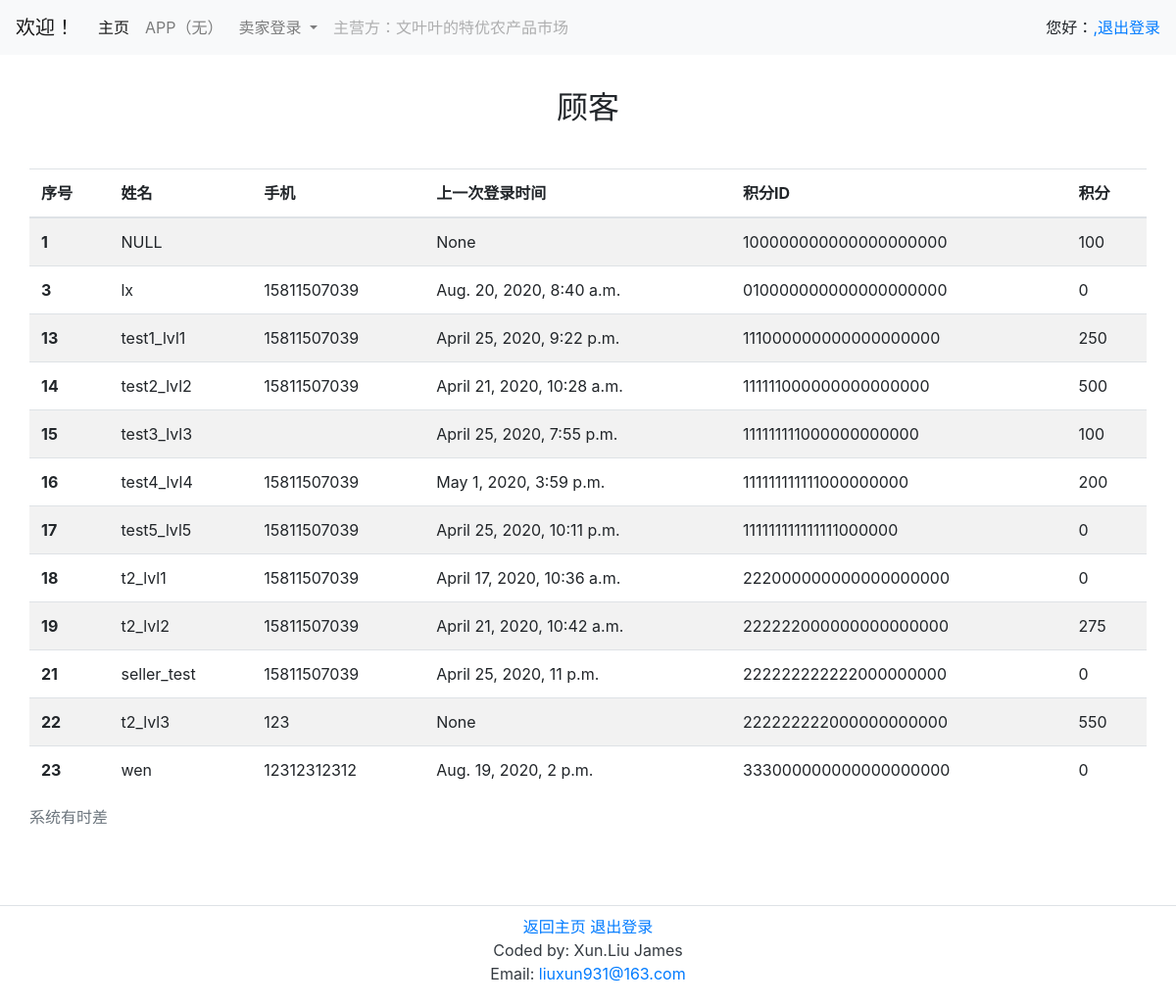
The app's page /User/ (signed in) with its own data.
### User/models.py (models this page shows, shortened)
class EndUser(User):
    mp = models.CharField(max_length=11, blank = True, verbose_name='手机')
    id_number = models.CharField(max_length=18, blank = True, verbose_name='身份证号')
    wechat = models.CharField(max_length=11, blank = True, verbose_name='微信')
    score_id = models.CharField(max_length=21, unique = True, verbose_name='积分ID')
    score = models.PositiveIntegerField(default = 0, verbose_name='积分')
    is_seller = models.BooleanField(default = False, verbose_name='是卖家')
    is_staffuser = models.BooleanField(default = False, verbose_name='是管理者')

### User/views.py (the view)
# urls.py: path(r'', views.UserList.as_view(), name = 'userlist'),
class UserList(MyPermRequireMixin, TemplateView, ):
    permission_required = ('User.view_enduser', )
    template_name = 'User/user_list.html'
    def get_context_data(self, **kwargs):
        context = super().get_context_data(**kwargs)
        context['user'] = EndUser.objects.order_by('pk')[:20]
        return context

### templates/User/user_list.html
{% extends "base.html" %}
{% block userlist %}
<div class="container">
<div class="row">
<div class="col-md-4"></div>
<div class="col-md-4">
<div class ="text-center" style="padding-bottom:10%;padding-top:10%;">
    <h2>顾客</h2>
    </div>
    </div>
    </div>
    </div>
    <table class="table table-striped table-hover" >
    <caption>系统有时差</caption>
  <thead>
    <tr>
      <th scope="col">序号</th>
      <th scope="col">姓名</th>
      <th scope="col">手机</th>
      <th scope="col">上一次登录时间</th>
      <th scope="col">积分ID</th>
      <th scope="col">积分</th>
    </tr>
  </thead>
  <tbody>
  {% for c in user %}
    <tr>
      <th scope="row">{{ c.id }} </th>
      <td> {{ c.username }}</td>
      <td> {{ c.mp }} </td>
      <td>{{ c.last_login }}</td>
      <td>{{ c.score_id }}</td>
      <td>{{ c.score }}</td>
    </tr>
    	{% endfor %}
  </tbody>
</table>
{% endblock %}

### records on screen
EndUser: id "1", username "NULL", last_login "None", score_id "100000000000000000000", score "100"
EndUser: id "3", username "lx", mp "15811507039", last_login "Aug. 20, 2020, 8:40 a.m.", score_id "010000000000000000000", score "0"
EndUser: id "13", username "test1_lvl1", mp "15811507039", last_login "April 25, 2020, 9:22 p.m.", score_id "111000000000000000000", score "250"
EndUser: id "14", username "test2_lvl2", mp "15811507039", last_login "April 21, 2020, 10:28 a.m.", score_id "111111000000000000000", score "500"
EndUser: id "15", username "test3_lvl3", last_login "April 25, 2020, 7:55 p.m.", score_id "111111111000000000000", score "100"
EndUser: id "16", username "test4_lvl4", mp "15811507039", last_login "May 1, 2020, 3:59 p.m.", score_id "111111111111000000000", score "200"
EndUser: id "17", username "test5_lvl5", mp "15811507039", last_login "April 25, 2020, 10:11 p.m.", score_id "111111111111111000000", score "0"
EndUser: id "18", username "t2_lvl1", mp "15811507039", last_login "April 17, 2020, 10:36 a.m.", score_id "222000000000000000000", score "0"
EndUser: id "19", username "t2_lvl2", mp "15811507039", last_login "April 21, 2020, 10:42 a.m.", score_id "222222000000000000000", score "275"
EndUser: id "21", username "seller_test", mp "15811507039", last_login "April 25, 2020, 11 p.m.", score_id "222222222222000000000", score "0"
EndUser: id "22", username "t2_lvl3", mp "123", last_login "None", score_id "222222222000000000000", score "550"
EndUser: id "23", username "wen", mp "12312312312", last_login "Aug. 19, 2020, 2 p.m.", score_id "333000000000000000000", score "0"
